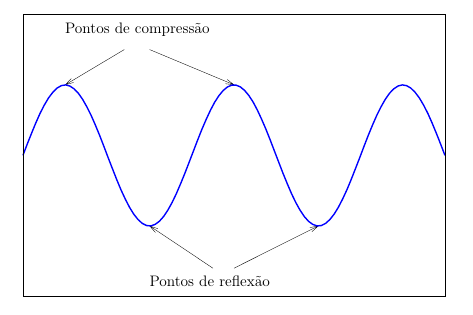

Source code (gnuplot):
set terminal epslatex standalone size 12cm,8cm
set output "longitudinal-wave-example.tex"


set xrange [0:5*pi]
set yrange [-2:2]

set xtics('0' 0, \
'$\frac{\pi}{2}$' 0.5*pi,\
'$\pi$' pi,\
'$\frac{3 \pi}{2}' 1.5*pi,\
'$2\pi$ ' 2*pi,\
'$\frac{5\pi}{2}$ ' 2.5*pi,\
'$3\pi$' 3*pi,\
'$\frac{7\pi}{2}$' 3.5*pi,\
'$4\pi$' 4*pi,\
'$\frac{9\pi}{2}$' 4.5*pi,\
'$5\pi$' 5*pi)

set arrow 1 from 1.2*pi,1.5  to 0.5*pi, 1
set arrow 2 from 1.5*pi,1.5  to 2.5*pi, 1

set arrow 3 from 2.25*pi,-1.6  to 1.5*pi, -1
set arrow 4 from 2.5*pi,-1.6  to 3.5*pi, -1

set label "Pontos de compressão " at 0.5*pi,1.8 
set label "Pontos de reflexão " at 1.5*pi,-1.8 


#set xlabel "Distância"
#set ylabel "Densidade"

unset xtics
unset ytics 
unset grid

set style arrow 1 ls 1 

set style line 1 lt 2 lw 4 lc "blue"

f(x) = sin(x)

plot f(x) t ""  ls 1 
